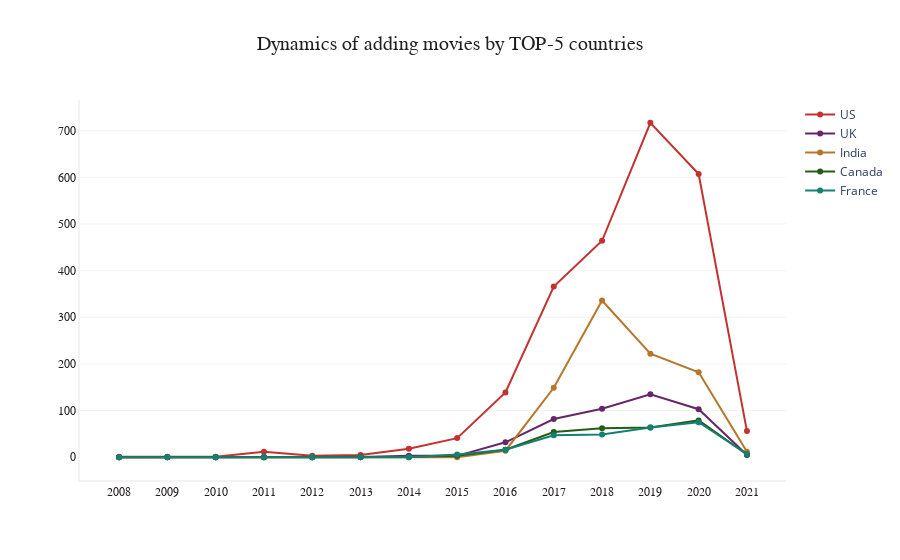

Notebook code cell kept with this figure:
### Code cell
fig = go.Figure()
fig.add_trace(go.Scatter( 
    x = WaddM['year_added'], 
    y = WaddM['United States'],
    mode = 'lines + markers',
    name = 'US',
    marker_color = '#c43131',
))
fig.add_trace(go.Scatter( 
    x = WaddM['year_added'], 
    y = WaddM['United Kingdom'],
    mode = 'lines + markers',
    name = 'UK',
    marker_color = '#672669',
))
fig.add_trace(go.Scatter( 
    x = WaddM['year_added'], 
    y = WaddM['India'],
    mode = 'lines + markers',
    name = 'India',
    marker_color = '#b8762a',
))
fig.add_trace(go.Scatter( 
    x = WaddM['year_added'], 
    y = WaddM['Canada'],
    mode = 'lines + markers',
    name = 'Canada',
    marker_color = '#245c16',
))
fig.add_trace(go.Scatter( 
    x = WaddM['year_added'], 
    y = WaddM['France'],
    mode = 'lines + markers',
    name = 'France',
    marker_color = '#147f73',
))

fig.update_layout(plot_bgcolor = 'white', title = 'Dynamics of adding movies by TOP-5 countries', 
                  title_font_family = 'Arial', title_font_color = '#221f1f', title_font_size = 20, title_x = 0.5)
fig.update_xaxes(showline = True, linecolor = '#f5f2f2', linewidth = 2, tickfont_family = 'Arial', tickfont_color = '#221f1f', tickfont_size = 12)
fig.update_yaxes(showline = True, linecolor = '#f5f2f2', 
                 showgrid = True, gridwidth = 1, gridcolor = '#f5f2f2',
                 linewidth = 2, tickfont_family = 'Arial', tickfont_color = '#221f1f', tickfont_size = 12)

fig.show()

### Figure 1 — Plotly figure (JSON) as saved in the notebook; plotly's stock layout.template omitted (floating-point values rounded to 4 significant figures)
{"data": [{"marker": {"color": "#c43131"}, "mode": "lines+markers", "name": "US", "type": "scatter", "x": ["2008", "2009", "2010", "2011", "2012", "2013", "2014", "2015", "2016", "2017", "2018", "2019", "2020", "2021"], "y": [1, 1, 1, 12, 3, 5, 18, 41, 139, 366, 464, 717, 607, 56]}, {"marker": {"color": "#672669"}, "mode": "lines+markers", "name": "UK", "type": "scatter", "x": ["2008", "2009", "2010", "2011", "2012", "2013", "2014", "2015", "2016", "2017", "2018", "2019", "2020", "2021"], "y": [0, 0, 0, 0, 0, 0, 3, 3, 32, 82, 104, 135, 103, 5]}, {"marker": {"color": "#b8762a"}, "mode": "lines+markers", "name": "India", "type": "scatter", "x": ["2008", "2009", "2010", "2011", "2012", "2013", "2014", "2015", "2016", "2017", "2018", "2019", "2020", "2021"], "y": [0, 0, 0, 0, 0, 0, 0, 0, 14, 149, 336, 222, 182, 12]}, {"marker": {"color": "#245c16"}, "mode": "lines+markers", "name": "Canada", "type": "scatter", "x": ["2008", "2009", "2010", "2011", "2012", "2013", "2014", "2015", "2016", "2017", "2018", "2019", "2020", "2021"], "y": [0, 0, 0, 0, 0, 1, 1, 3, 16, 54, 62, 64, 79, 6]}, {"marker": {"color": "#147f73"}, "mode": "lines+markers", "name": "France", "type": "scatter", "x": ["2008", "2009", "2010", "2011", "2012", "2013", "2014", "2015", "2016", "2017", "2018", "2019", "2020", "2021"], "y": [0, 0, 0, 1, 0, 0, 0, 6, 16, 47, 49, 64, 75, 7]}], "layout": {"autosize": true, "plot_bgcolor": "white", "title": {"font": {"color": "#221f1f", "family": "Arial", "size": 20}, "text": "Dynamics of adding movies by TOP-5 countries", "x": 0.5}, "xaxis": {"autorange": true, "linecolor": "#f5f2f2", "linewidth": 2, "range": [-0.7654, 13.77], "showline": true, "tickfont": {"color": "#221f1f", "family": "Arial", "size": 12}, "type": "category"}, "yaxis": {"autorange": true, "gridcolor": "#f5f2f2", "gridwidth": 1, "linecolor": "#f5f2f2", "linewidth": 2, "range": [-52.52, 769.5], "showgrid": true, "showline": true, "tickfont": {"color": "#221f1f", "family": "Arial", "size": 12}, "type": "linear"}}}
